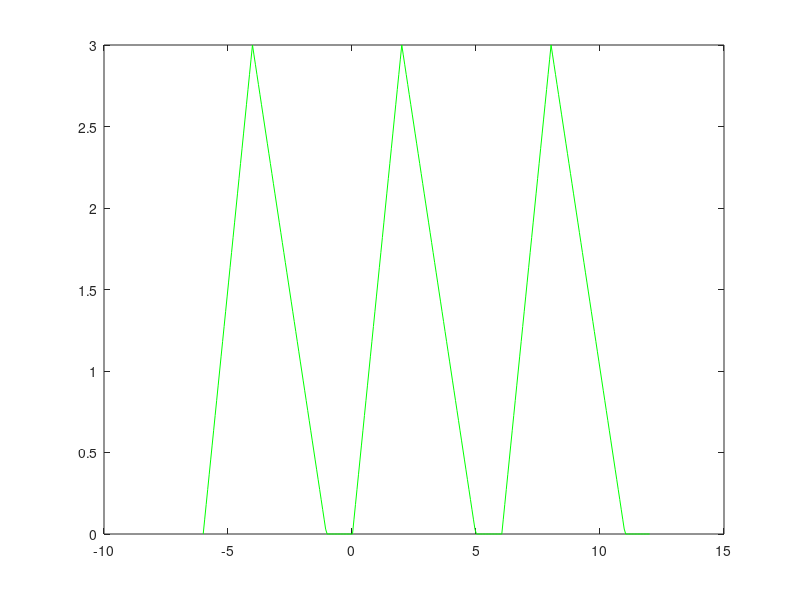

This figure's MATLAB source:
% I = [0,8];
% x = linspace(0,2,100);
% f = @(x) exp(3*x);
% y = repmat(f(x),1,diff(I)/2);
% x = linspace(0,8,length(y));
% plot(x,y)

% f = @(x) (2-x).*(0<=x & x<3) + (-1).*(3<=x & x<5);
% x = linspace(0,5,100);
% I = [-5,5];
% y = repmat(f(x),1,diff(I)/5);
% x = linspace(-5,5,length(y));
% plot(x,y)

f = @(x) (1.5*x).*(0<=x & x<2) + (5-x).*(2<=x & x<5)+ 0.*(5<=x & x<6);
x = linspace(0,6,100);
I = [-6,12];
y = repmat(f(x),1,diff(I)/6);
x = linspace(I(1),I(2),length(y));
plot(x,y,'g')